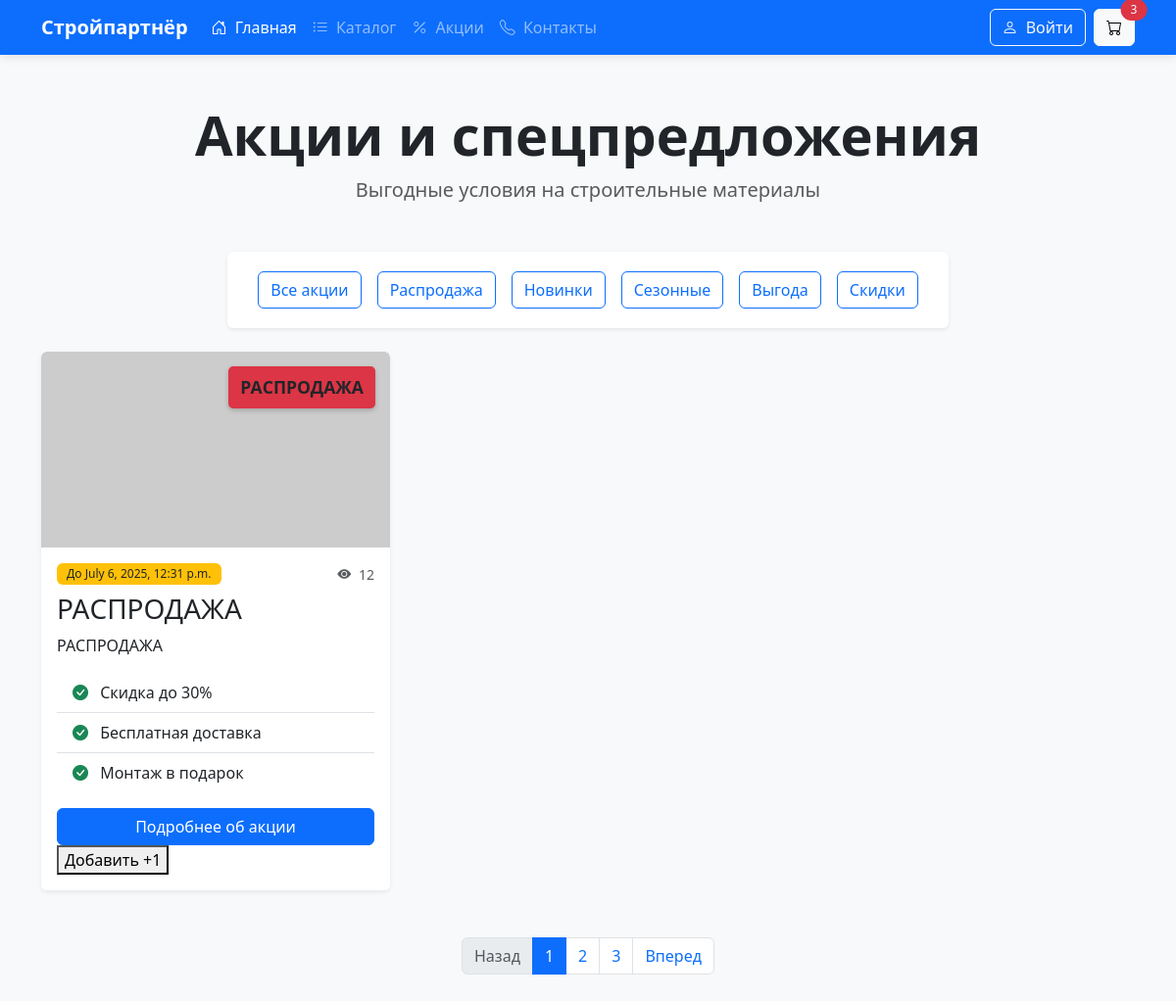
Screenshot of /HardwareStore/shares/promotions-on-goods/?status=РАСПРОДАЖА with the database file from the repository.
### Shares/models.py (models this page shows, shortened)
class Shares(models.Model):
    name = models.CharField(max_length=128, blank = False, verbose_name='shares-name')
    description = models.CharField(max_length=256, blank = False, verbose_name='shares-description')
    date_before = models.DateTimeField(blank= True ,verbose_name='date-before')
    views = models.IntegerField(default=0, verbose_name="count-of-view")
    STATUS_CHOICES = [
        ('СКИДКИ', 'СКИДКИ'),
        ('РАСПРОДАЖА', 'РАСПРОДАЖА'),
        ('ВЫГОДА', 'ВЫГОДА'),
        ('НОВИНКИ', 'НОВИНКИ'),
        ('СЕЗОННЫЕ', 'СЕЗОННЫЕ'),
    ]
    status = models.CharField(choices=STATUS_CHOICES,verbose_name="articl-shares",default='BENEFIT')
    class Meta:
        db_table = "Акции компании"

### Shares/views.py (the view)
# urls.py: path('shares/promotions-on-goods/', views.promotion_on_goods, name="promotion-on-goods"),
def promotion_on_goods(request):
    shares = Shares.objects.all()
    status = request.GET.get('status')
    if status:
        shares = shares.filter(status = status)
    return render(
        request,
        "shares/promotions-on-goods.html",
        {'shares': shares}
    )

### Shares/templates/shares/promotions-on-goods.html (shortened to what this page needs)
{% extends "base.html" %}
{% load static %}
{% block content %}
  <div class="container py-5">
    <div class="text-center mb-5">
        <h1 class="display-4 fw-bold">Акции и спецпредложения</h1>
        <p class="lead text-muted">Выгодные условия на строительные материалы</p>
    </div>
    <div class="row mb-4">
        <div class="col-md-8 mx-auto">
            <div class="card border-0 shadow-sm">
                <div class="card-body p-3">
                    <div class="d-flex flex-wrap justify-content-center">
                        <a href="?" class="btn btn-outline-primary mx-2 my-1 {% if not request.GET.status %}active{% endif %}">
                            Все акции
                        </a>
                        <a href="?status=РАСПРОДАЖА" class="btn btn-outline-primary mx-2 my-1">
                            Распродажа
                        </a>
                        <a href="?status=НОВИНКИ" class="btn btn-outline-primary mx-2 my-1">
                            Новинки
                        </a>
                        <a href="?status=СЕЗОННЫЕ" class="btn btn-outline-primary mx-2 my-1">
                            Сезонные
                        </a>
                        <a href="?status=ВЫГОДА" class="btn btn-outline-primary mx-2 my-1">
                            Выгода
                        </a>
                        <a href="?status=СКИДКИ" class="btn btn-outline-primary mx-2 my-1">
                            Скидки
                        </a>
                    </div>
                </div>
            </div>
        </div>
    </div>
    <div class="row g-4">
        {% for s in shares %}
            <div class="col-md-6 col-lg-4">
                <div class="card promotion-card h-100 border-0 shadow-sm">
                    <div class="promotion-badge     {% if s.status == 'РАСПРОДАЖА' %} bg-danger	 {% endif %}">{{ s.status }}</div>
                    <img src="https://via.placeholder.com/600x400?text=Акция+на+кровлю" class="card-img-top" alt="Акция на кровлю">
                    <div class="card-body">
                        <div class="d-flex justify-content-between align-items-center mb-2">
                            <span class="badge bg-warning text-dark">До {{ s.date_before }}</span>
                            <small class="text-muted"><i class="bi bi-eye-fill me-1"></i> {{ s.views }}</small>
                        </div>
                        <h3 class="card-title">{{ s.name }}</h3>
                        <p class="card-text"> {{ s.description }}</p>
                        <ul class="list-group list-group-flush mb-3">
                            <li class="list-group-item"><i class="bi bi-check-circle-fill text-success me-2"></i> Скидка до 30%</li>
                            <li class="list-group-item"><i class="bi bi-check-circle-fill text-success me-2"></i> Бесплатная доставка</li>
                            <li class="list-group-item"><i class="bi bi-check-circle-fill text-success me-2"></i> Монтаж в подарок</li>
                        </ul>
                        <a href="{% url 'shares-info' s.id %}" class="btn btn-primary w-100">Подробнее об акции</a>
                        <form method="post" action="{% url 'increment_view' s.id %}">
                            <button type="submit">Добавить +1</button>
                        </form>
                    </div>
                </div>
            </div>
        {% endfor %}
    </div>
    <nav class="mt-5">
        <ul class="pagination justify-content-center">
            <li class="page-item disabled">
                <a class="page-link" href="#" tabindex="-1" aria-disabled="true">Назад</a>
            </li>
            <li class="page-item active"><a class="page-link" href="#">1</a></li>
            <li class="page-item"><a class="page-link" href="#">2</a></li>
            <li class="page-item"><a class="page-link" href="#">3</a></li>
            <li class="page-item">
                <a class="page-link" href="#">Вперед</a>
            </li>
        </ul>
    </nav>
</div>
{% endblock %}

### Products/static/Products/css/style.css (style rules this page uses)
:root { --primary: #2c3e50; --secondary: #3498db; --light: #ecf0f1; --dark: #2c3e50; --success: #2ecc71; }
html, body { margin: 0 !important; padding: 0 !important; font-family: 'Segoe UI', Tahoma, Geneva, Verdana, sans-serif; background-color: #f8f9fa; padding-top: 56px; }
.badge { font-weight: 500; padding: 5px 10px; }
.promotion-card { transition: transform 0.3s ease; overflow: hidden; position: relative; }
.promotion-badge { position: absolute; top: 15px; right: 15px; padding: 8px 12px; border-radius: 5px; font-weight: bold; font-size: 1.1rem; z-index: 2; box-shadow: 0 2px 5px rgba(0,0,0,0.2); }
.promotion-card .card-img-top { height: 200px; object-fit: cover; transition: transform 0.5s ease; }
.promotion-card .card-body { position: relative; z-index: 1; background: white; }

### rows the page displays
Shares: status "РАСПРОДАЖА", date_before "July 6, 2025, 12:31 p.m.", views "12", name "РАСПРОДАЖА", description "РАСПРОДАЖА"
